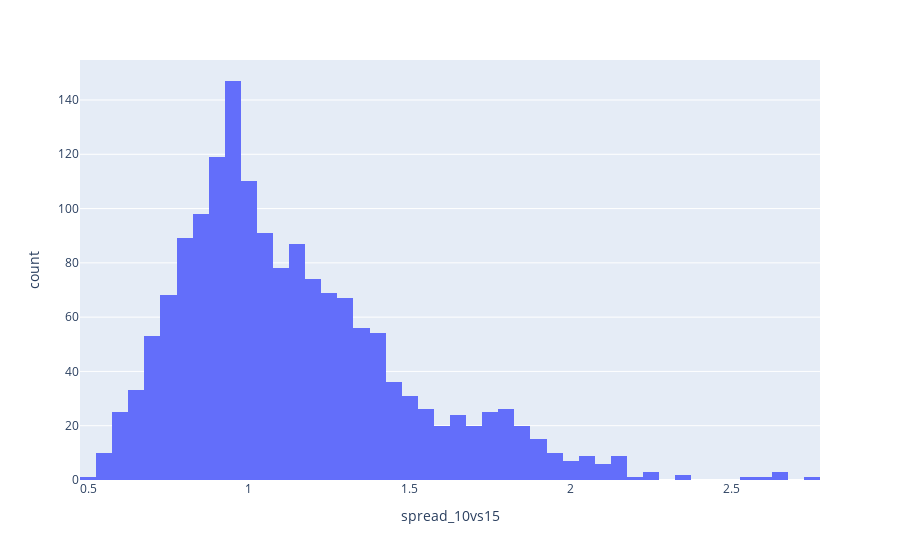

The code cell stored with this chart in its notebook:
### Code cell
px.histogram(df, x="spread_10vs15")

### Figure 1 — Plotly figure (JSON) as saved in the notebook; plotly's stock layout.template omitted (floating-point values rounded to 4 significant figures; data arrays with more than 128 entries replaced by an {"elided": "..."} marker saying what was removed)
{"data": [{"alignmentgroup": "True", "bingroup": "x", "hovertemplate": "spread_10vs15=%{x}<br>count=%{y}<extra></extra>", "legendgroup": "", "marker": {"color": "#636efa", "pattern": {"shape": ""}}, "name": "", "offsetgroup": "", "orientation": "v", "showlegend": false, "type": "histogram", "x": {"elided": "3172 float values"}, "xaxis": "x", "yaxis": "y"}], "layout": {"barmode": "relative", "legend": {"tracegroupgap": 0}, "margin": {"t": 60}, "xaxis": {"anchor": "y", "domain": [0, 1], "title": {"text": "spread_10vs15"}}, "yaxis": {"anchor": "x", "domain": [0, 1], "title": {"text": "count"}}}}
